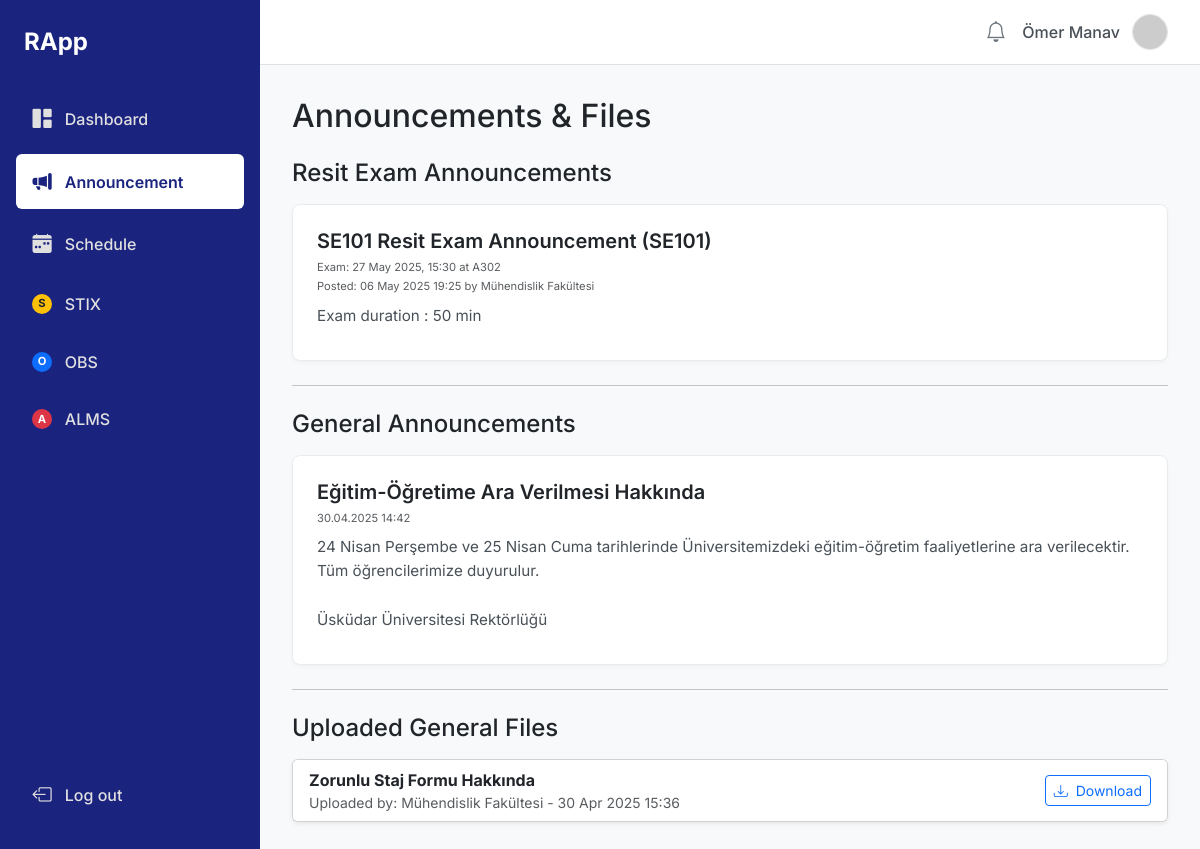
/student/announcements/ (signed in), run on the app's committed database.
### makeup_exam/models.py (models this page shows, shortened)
class ResitExamAnnouncement(models.Model):
    title = models.CharField(max_length=200, verbose_name="Resit Announcement Title")
    course = models.ForeignKey(Course, on_delete=models.CASCADE, related_name="resit_exam_details", verbose_name="Related Course")
    exam_datetime = models.DateTimeField(verbose_name="Exam Date and Time")
    exam_place = models.CharField(max_length=200, verbose_name="Exam Place (e.g., Classroom A-101)")
    additional_info = models.TextField(blank=True, null=True, verbose_name="Additional Information / Rules")
    attached_file = models.FileField(
        upload_to=resit_exam_announcement_file_path,
        null=True,
        blank=True,
        verbose_name="Attach File (e.g., Exam Topics, Seating Plan)"
    )
    posted_by = models.ForeignKey(User, on_delete=models.SET_NULL, null=True, limit_choices_to={'profile__role': 'faculty'})
    posted_at = models.DateTimeField(auto_now_add=True)
    class Meta:
        verbose_name = "Resit Exam Announcement"
        verbose_name_plural = "Resit Exam Announcements"
        ordering = ['-posted_at']

class Course(models.Model):
    course_code = models.CharField(max_length=10, unique=True, verbose_name="Course Code", help_text="CSE101")
    course_name = models.CharField(max_length=100, verbose_name="Course Name", help_text="Introduction to Computer Science")
    credits = models.PositiveIntegerField(default=3, verbose_name="Credits")
    teacher = models.ForeignKey(
        User,
        on_delete=models.SET_NULL,
        null=True,
        limit_choices_to={'profile__role': 'teacher'},
        related_name='taught_courses'
    )
    midterm_weight = models.PositiveSmallIntegerField(
        default=40,
        validators=[MinValueValidator(0), MaxValueValidator(100)]
    )
    final_weight = models.PositiveSmallIntegerField(
        default=60,
        validators=[MinValueValidator(0), MaxValueValidator(100)]
    )

class Announcement(models.Model):
    title = models.CharField(max_length=200)
    content = models.TextField()
    created_at = models.DateTimeField(auto_now_add=True)
    author = models.ForeignKey(
        User,
        on_delete=models.SET_NULL,
        null=True,
        limit_choices_to={'profile__role': 'faculty'}
    )

class UploadedFile(models.Model):
    title = models.CharField(max_length=100)
    file = models.FileField(upload_to=faculty_upload_path)
    uploaded_at = models.DateTimeField(auto_now_add=True)
    uploader = models.ForeignKey(
        User,
        on_delete=models.SET_NULL,
        null=True,
        limit_choices_to={'profile__role': 'faculty'}
    )

### makeup_exam/views.py (the view)
# urls.py: path('student/announcements/', views.student_announcements, name='student_announcements'),
@login_required(login_url='login_selection')
def student_announcements(request):
    if not user_is_role(request.user, 'student'):
        messages.error(request, "Bu sayfaya erişim yetkiniz yok.")
        auth_logout(request)
        return redirect('login_selection')
    announcements = Announcement.objects.order_by('-created_at')
    uploaded_files = UploadedFile.objects.order_by('-uploaded_at')
    resit_exam_announcements = ResitExamAnnouncement.objects.order_by('-posted_at')
    context = {
        'announcements': announcements,
        'uploaded_files': uploaded_files,
        'resit_exam_announcements': resit_exam_announcements,
        'page_title': 'Announcements'
    }
    return render(request, 'makeup_exam/student/student_announcements.html', context)

### makeup_exam/views.py (called while the page is built)
def user_is_role(user, role_name):
    try:
        return user.is_authenticated and user.profile.role == role_name
    except Profile.DoesNotExist:
        return False

### makeup_exam/templates/makeup_exam/student/student_announcements.html (shortened to what this page needs)
{% extends 'makeup_exam/base.html' %}
{% block page_title %}Announcements & Files{% endblock %}
{% block content %}
    <h4 class="mb-3">Resit Exam Announcements</h4>
    {% if resit_exam_announcements %}
        {% for resit_ann in resit_exam_announcements %}
            <div class="announcement-card mb-4">
                <h5>{{ resit_ann.title }} {% if resit_ann.course %}({{ resit_ann.course.course_code }}){% endif %}</h5>
                <div class="announcement-meta mb-2">
                    <small class="text-muted">Exam: {{ resit_ann.exam_datetime|date:"d M Y, H:i" }} at {{ resit_ann.exam_place }}</small><br>
                    <small class="text-muted">Posted: {{ resit_ann.posted_at|date:"d M Y H:i" }} by {{ resit_ann.posted_by.get_full_name|default:resit_ann.posted_by.username|default:'Faculty' }}</small>
                </div>
                <div class="announcement-content mb-2">
                    {{ resit_ann.additional_info|linebreaksbr|default:"No additional information." }}
                </div>
            </div>
        {% endfor %}
    {% else %}
        <div class="alert alert-light" role="alert">
          There are currently no resit exam announcements.
        </div>
    {% endif %}
    <hr class="my-4">
    <h4 class="mb-3">General Announcements</h4>
    {% if announcements %}
        {% for announcement in announcements %}
            {% include 'makeup_exam/common/_announcement_card.html' with announcement=announcement %}
        {% endfor %}
    {% else %}
        <div class="alert alert-light" role="alert">
          There are currently no general announcements published.
        </div>
    {% endif %}
    <hr class="my-4">
    <h4 class="mb-3">Uploaded General Files</h4>
    {% if uploaded_files %}
        <div class="card shadow-sm">
             <div class="list-group list-group-flush">
                {% for file in uploaded_files %}
                    <div class="list-group-item d-flex justify-content-between align-items-center flex-wrap">
                        <div class="me-auto mb-2 mb-sm-0">
                            <strong>{{ file.title }}</strong>
                            <small class="text-muted d-block">
                                Uploaded by: {{ file.uploader.get_full_name|default:file.uploader.username|default:'Faculty' }} - {{ file.uploaded_at|date:"d M Y H:i" }}
                            </small>
                        </div>
                        <a href="{{ file.file.url }}" class="btn btn-sm btn-outline-primary" target="_blank" download>
                            <i class="bi bi-download me-1"></i> Download
                        </a>
                    </div>
                {% endfor %}
             </div>
        </div>
    {% else %}
        <div class="alert alert-light" role="alert">
          There are currently no general files uploaded.
        </div>
    {% endif %}
{% endblock %}

### makeup_exam/templates/makeup_exam/base.html (shortened to what this page needs)
<!DOCTYPE html>
<html lang="tr">
<head>
    <link href="https://cdn.jsdelivr.net/npm/bootstrap@5.3.0/dist/css/bootstrap.min.css" rel="stylesheet">
    <link rel="stylesheet" href="https://cdn.jsdelivr.net/npm/bootstrap-icons@1.10.0/font/bootstrap-icons.css">
</head>
<body>
    <div class="sidebar">
        <div class="sidebar-header">RApp</div>
        <ul class="nav flex-column">
            <li class="nav-item">
                <a class="nav-link {% if 'dashboard' in request.resolver_match.url_name %}active{% endif %}"
                   href="{% if user.profile.role == 'student' %}{% url 'student_dashboard' %}{% elif user.profile.role == 'teacher' %}{% url 'teacher_dashboard' %}{% elif user.profile.role == 'faculty' %}{% url 'faculty_dashboard' %}{% else %}#{% endif %}">
                    <i class="bi bi-grid-1x2-fill"></i> Dashboard
                </a>
            </li>
            {% if user.profile.role == 'student' or user.profile.role == 'teacher' %}
            <li class="nav-item">
                <a class="nav-link {% if 'announcements' in request.resolver_match.url_name %}active{% endif %}"
                   href="{% if user.profile.role == 'student' %}{% url 'student_announcements' %}{% elif user.profile.role == 'teacher' %}{% url 'teacher_announcements' %}{% endif %}">
                    <i class="bi bi-megaphone-fill"></i> Announcement
                </a>
            </li>
            {% endif %}
             {% if user.profile.role == 'student' or user.profile.role == 'teacher' %}
            <li class="nav-item">
                <a class="nav-link {% if 'schedule' in request.resolver_match.url_name %}active{% endif %}"
                   href="{% if user.profile.role == 'student' %}{% url 'student_schedule' %}{% elif user.profile.role == 'teacher' %}{% url 'teacher_schedule' %}{% endif %}">
                    <i class="bi bi-calendar-week-fill"></i> Schedule
                </a>
            </li>
            {% endif %}
            <li class="nav-item">
                <a class="nav-link {% if request.resolver_match.url_name == 'stix_page' %}active{% endif %}" href="{% url 'stix_page' %}">
                    <span class="badge bg-warning text-dark">S</span> STIX
                </a>
            </li>
            <li class="nav-item">
                <a class="nav-link {% if request.resolver_match.url_name == 'obs_page' %}active{% endif %}" href="{% url 'obs_page' %}">
                    <span class="badge bg-primary">O</span> OBS
                </a>
            </li>
            <li class="nav-item">
                <a class="nav-link {% if request.resolver_match.url_name == 'alms_page' %}active{% endif %}" href="{% url 'alms_page' %}">
                    <span class="badge bg-danger">A</span> ALMS
                </a>
            </li>
        </ul>
        <a href="{% url 'logout' %}" class="nav-link logout-link mt-auto">
            <i class="bi bi-box-arrow-left"></i> Log out
        </a>
    </div>
    <div class="main-content">
         <nav class="top-navbar">
            <div class="user-info">
                 <i class="bi bi-bell"></i>
                 <span class="user-name">{{ user.get_full_name|default:user.username }}</span>
                 <img src="https://placehold.co/36x36/adb5bd/ffffff?text={{ user.username.0|upper }}" alt="Profil Resmi">
            </div>
        </nav>
        <div class="content-area">
            <h2 class="mb-4">{% block page_title %}{% endblock %}</h2>
            {% block content %}
            {% endblock %}
        </div>
    </div>
</body>
</html>

### makeup_exam/templates/makeup_exam/common/_announcement_card.html (shortened to what this page needs)
<div class="announcement-card mb-4">
    <h5>{{ announcement.title }}</h5>
    <div class="announcement-meta mb-2">
        <small class="text-muted">{{ announcement.created_at|date:"d.m.Y H:i" }}</small>
    </div>
    <div class="announcement-content mb-2">
        {{ announcement.content|linebreaksbr }}
    </div>
</div>

### makeup_exam/templates/makeup_exam/base.html (style rules this page uses)
body { font-family: 'Inter', sans-serif; background-color: #f8f9fa; display: flex; min-height: 100vh; overflow-x: hidden; }
.sidebar { width: 260px; background-color: #1a237e; color: #fff; padding: 1.5rem 1rem; position: fixed; top: 0; bottom: 0; left: 0; z-index: 100; display: flex; flex-direction: column; }
.sidebar .sidebar-header { font-size: 1.5rem; font-weight: 700; margin-bottom: 2rem; padding-left: 0.5rem; }
.sidebar .nav-link { color: #e0e0e0; padding: 0.8rem 1rem; margin-bottom: 0.5rem; border-radius: 0.375rem; display: flex; align-items: center; font-weight: 500; transition: background-color 0.2s ease, color 0.2s ease; }
.sidebar .nav-link .bi { margin-right: 0.8rem; font-size: 1.2rem; width: 20px; text-align: center; }
.sidebar .nav-link .badge { width: 20px; height: 20px; border-radius: 50%; display: inline-flex; justify-content: center; align-items: center; font-size: 0.7rem; font-weight: bold; margin-right: 0.8rem; }
.sidebar .nav-link.active { background-color: #fff; color: #1a237e; font-weight: 600; }
.sidebar .nav-link.active .bi { color: #1a237e; }
.sidebar .logout-link { margin-top: auto; }
.main-content { margin-left: 260px; padding: 0; width: calc(100% - 260px); flex-grow: 1; }
.top-navbar { background-color: #fff; border-bottom: 1px solid #dee2e6; padding: 0.75rem 2rem; height: 65px; display: flex; justify-content: flex-end; align-items: center; }
.top-navbar .user-info { display: flex; align-items: center; color: #495057; }
.top-navbar .user-info .bi-bell { font-size: 1.3rem; margin-right: 1rem; color: #6c757d; cursor: pointer; }
.top-navbar .user-info .user-name { font-weight: 500; margin-right: 0.75rem; }
.top-navbar .user-info img { width: 36px; height: 36px; border-radius: 50%; object-fit: cover; border: 1px solid #dee2e6; }
.content-area { padding: 2rem; }
.announcement-card { background-color: #fff; border-radius: 0.5rem; padding: 1.5rem; border: 1px solid #e9ecef; box-shadow: 0 2px 4px rgba(0,0,0,0.03); margin-bottom: 1.5rem; }
.announcement-card h5 { font-weight: 600; margin-bottom: 0.25rem; color: #212529; }
.announcement-card .announcement-meta { font-size: 0.8rem; color: #6c757d; }
.announcement-card .announcement-content { font-size: 0.95rem; color: #495057; line-height: 1.6; }

### data on the page
ResitExamAnnouncement: title "SE101 Resit Exam Announcement", course.course_code "SE101", exam_datetime "27 May 2025, 15:30", exam_place "A302", posted_at "06 May 2025 19:25", posted_by.get_full_name "Mühendislik Fakültesi", additional_info "Exam duration : 50 min"
Announcement: title "Eğitim-Öğretime Ara Verilmesi Hakkında", created_at "30.04.2025 14:42", content "24 Nisan Perşembe ve 25 Nisan Cuma tarihlerinde Üniversitemizdeki eğitim-öğretim faaliyetlerine ara verilecektir. Tüm öğrencilerimize duyurulur. Üsküdar Üniversitesi Rektörlüğü"
UploadedFile: title "Zorunlu Staj Formu Hakkında", uploader.get_full_name "Mühendislik Fakültesi", uploaded_at "30 Apr 2025 15:36"

### other printed values
{{ user.get_full_name|default:user.username }} "Ömer Manav"
